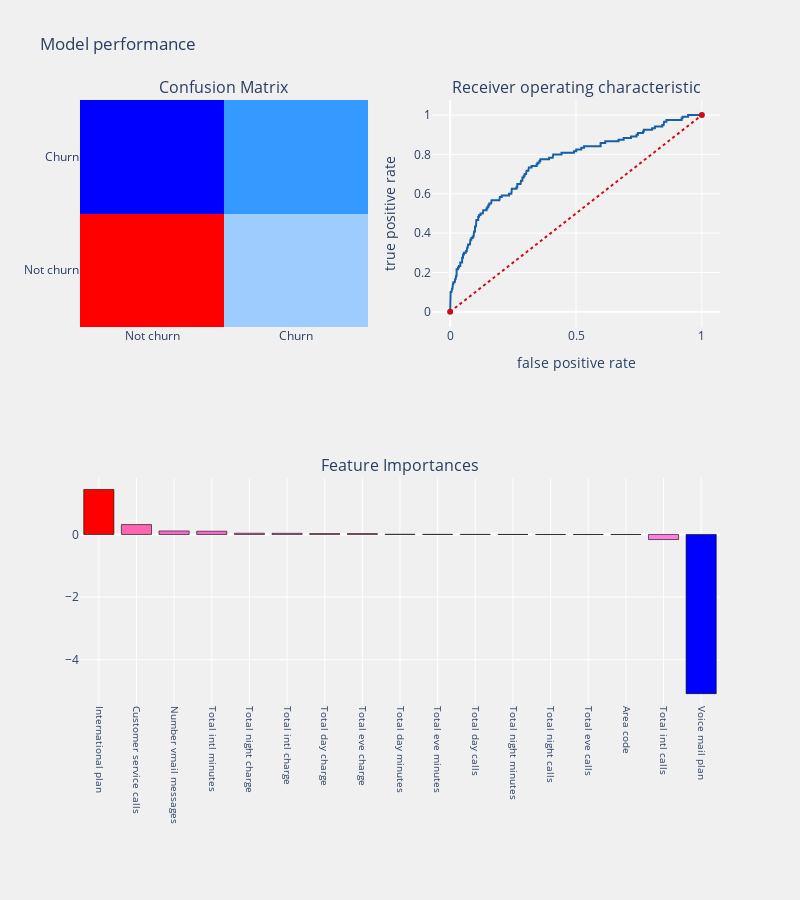

The cell this chart's notebook holds for it:
### Code cell
from imblearn.over_sampling import SMOTE


smote_X = df[cols]
smote_Y = df[target_col]

#Split train and test data
smote_train_X,smote_test_X,smote_train_Y,smote_test_Y = train_test_split(smote_X,smote_Y,
                                                                         test_size = .25 ,
                                                                         random_state = 111)

#oversampling minority class using smote
os = SMOTE(random_state = 0)
os_smote_X,os_smote_Y = os.fit_resample(smote_train_X,smote_train_Y)
os_smote_X = pd.DataFrame(data = os_smote_X,columns=cols)
os_smote_Y = pd.DataFrame(data = os_smote_Y,columns=target_col)
###



logit_smote = LogisticRegression(C=1.0, class_weight=None, dual=False, fit_intercept=True,
          intercept_scaling=1, max_iter=100, multi_class='ovr', n_jobs=1,
          penalty='l2', random_state=None, solver='liblinear', tol=0.0001,
          verbose=0, warm_start=False)

telecom_churn_prediction(logit_smote,os_smote_X,test_X,os_smote_Y,test_Y,
                         cols,"coefficients",threshold_plot = True)

### Figure 1 — Plotly figure (JSON) as saved in the notebook; plotly's stock layout.template omitted (floating-point values rounded to 4 significant figures; data arrays with more than 128 entries replaced by an {"elided": "..."} marker saying what was removed)
{"data": [{"colorscale": [[0, "rgb(0,0,255)"], [0.1, "rgb(51,153,255)"], [0.2, "rgb(102,204,255)"], [0.3, "rgb(153,204,255)"], [0.4, "rgb(204,204,255)"], [0.5, "rgb(255,255,255)"], [0.6, "rgb(255,204,255)"], [0.7, "rgb(255,153,255)"], [0.8, "rgb(255,102,204)"], [0.9, "rgb(255,102,102)"], [1, "rgb(255,0,0)"]], "name": "matrix", "showscale": false, "type": "heatmap", "x": ["Not churn", "Churn"], "xaxis": "x", "y": ["Not churn", "Churn"], "yaxis": "y", "z": [[395, 152], [42, 78]]}, {"line": {"color": "rgb(22, 96, 167)", "width": 2}, "name": "Roc : 0.6860603290676417", "type": "scatter", "x": {"elided": "184 float values"}, "xaxis": "x2", "y": {"elided": "184 float values"}, "yaxis": "y2"}, {"line": {"color": "rgb(205, 12, 24)", "dash": "dot", "width": 2}, "type": "scatter", "x": [0, 1], "xaxis": "x2", "y": [0, 1], "yaxis": "y2"}, {"marker": {"color": [1.436, 0.3148, 0.1113, 0.103, 0.03871, 0.03643, 0.0284, 0.02798, 0.007005, 0.003215, 0.001503, 0.0001779, -0.003129, -0.003207, -0.00329, -0.1625, -5.082], "colorscale": [[0, "rgb(0,0,255)"], [0.1, "rgb(51,153,255)"], [0.2, "rgb(102,204,255)"], [0.3, "rgb(153,204,255)"], [0.4, "rgb(204,204,255)"], [0.5, "rgb(255,255,255)"], [0.6, "rgb(255,204,255)"], [0.7, "rgb(255,153,255)"], [0.8, "rgb(255,102,204)"], [0.9, "rgb(255,102,102)"], [1, "rgb(255,0,0)"]], "line": {"color": "black", "width": 0.6}}, "name": "coefficients", "type": "bar", "x": ["International plan", "Customer service calls", "Number vmail messages", "Total intl minutes", "Total night charge", "Total intl charge", "Total day charge", "Total eve charge", "Total day minutes", "Total eve minutes", "Total day calls", "Total night minutes", "Total night calls", "Total eve calls", "Area code", "Total intl calls", "Voice mail plan"], "xaxis": "x3", "y": [1.436, 0.3148, 0.1113, 0.103, 0.03871, 0.03643, 0.0284, 0.02798, 0.007005, 0.003215, 0.001503, 0.0001779, -0.003129, -0.003207, -0.00329, -0.1625, -5.082], "yaxis": "y3"}], "layout": {"annotations": [{"font": {"size": 16}, "showarrow": false, "text": "Confusion Matrix", "x": 0.225, "xanchor": "center", "xref": "paper", "y": 1, "yanchor": "bottom", "yref": "paper"}, {"font": {"size": 16}, "showarrow": false, "text": "Receiver operating characteristic", "x": 0.775, "xanchor": "center", "xref": "paper", "y": 1, "yanchor": "bottom", "yref": "paper"}, {"font": {"size": 16}, "showarrow": false, "text": "Feature Importances", "x": 0.5, "xanchor": "center", "xref": "paper", "y": 0.375, "yanchor": "bottom", "yref": "paper"}], "autosize": false, "height": 900, "margin": {"b": 195}, "paper_bgcolor": "rgba(240,240,240, 0.95)", "plot_bgcolor": "rgba(240,240,240, 0.95)", "showlegend": false, "title": {"text": "Model performance"}, "width": 800, "xaxis": {"anchor": "y", "domain": [0, 0.45]}, "xaxis2": {"anchor": "y2", "domain": [0.55, 1], "title": {"text": "false positive rate"}}, "xaxis3": {"anchor": "y3", "domain": [0, 1], "showgrid": true, "tickangle": 90, "tickfont": {"size": 10}}, "yaxis": {"anchor": "x", "domain": [0.625, 1]}, "yaxis2": {"anchor": "x2", "domain": [0.625, 1], "title": {"text": "true positive rate"}}, "yaxis3": {"anchor": "x3", "domain": [0, 0.375]}}}
